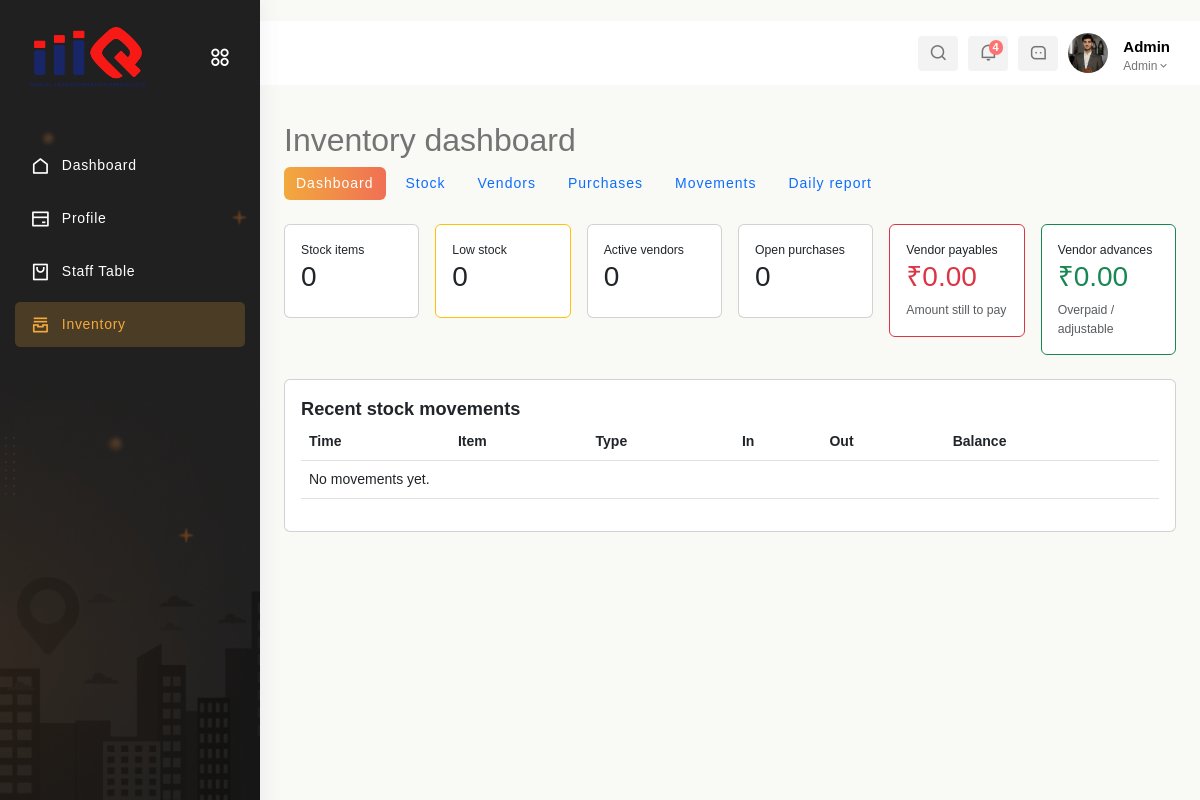
The app's page /inventory/ (signed in), older data.
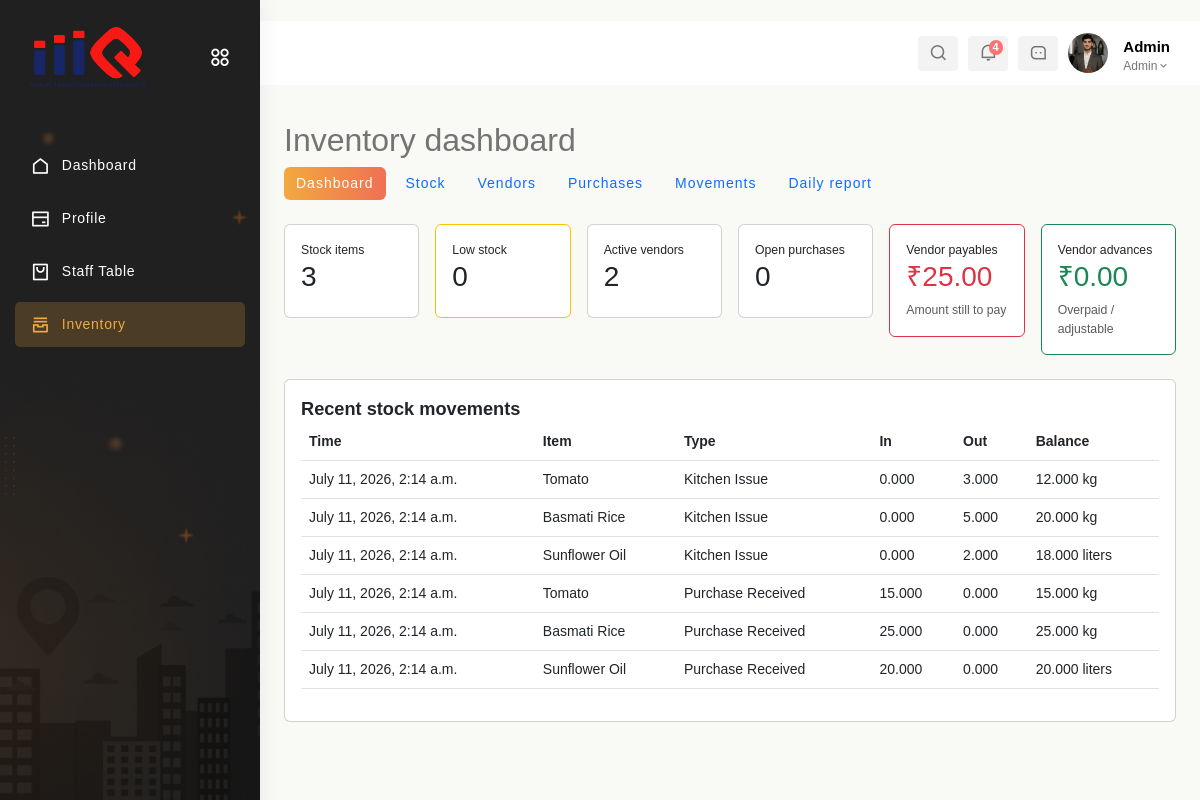
The same page, newer data.
### app1/models.py (models this page shows, shortened)
class Admin(models.Model):
    username = models.CharField(max_length=100)
    password = models.CharField(max_length=100)
    phone_number = models.BigIntegerField()
    email = models.EmailField()
    is_active = models.BooleanField(default=True)

### app2/models.py (models this page shows, shortened)
class StockMovement(models.Model):
    PURCHASE_RECEIVED = 'purchase_received'
    KITCHEN_ISSUE = 'kitchen_issue'
    WASTAGE = 'wastage'
    RETURN_VENDOR = 'return_vendor'
    ADJUSTMENT = 'adjustment'
    OPENING_STOCK = 'opening_stock'
    MOVEMENT_CHOICES = [
        (PURCHASE_RECEIVED, 'Purchase Received'), (KITCHEN_ISSUE, 'Kitchen Issue'),
        (WASTAGE, 'Wastage'), (RETURN_VENDOR, 'Return to Vendor'),
        (ADJUSTMENT, 'Stock Adjustment'), (OPENING_STOCK, 'Opening Stock'),
    ]
    inventory_item = models.ForeignKey(Inventory, on_delete=models.PROTECT, related_name='movements')
    vendor = models.ForeignKey(Vendor, on_delete=models.PROTECT, related_name='stock_returns', null=True, blank=True)
    purchase_order = models.ForeignKey(PurchaseOrder, on_delete=models.PROTECT, related_name='vendor_returns', null=True, blank=True)
    movement_at = models.DateTimeField(default=timezone.now, db_index=True)
    movement_type = models.CharField(max_length=30, choices=MOVEMENT_CHOICES)
    quantity_in = models.DecimalField(max_digits=12, decimal_places=3, default=0)
    quantity_out = models.DecimalField(max_digits=12, decimal_places=3, default=0)
    unit = models.CharField(max_length=50)
    reference_type = models.CharField(max_length=50, blank=True)
    reference_number = models.CharField(max_length=100, blank=True)
    purchase_cost_amount = models.DecimalField(max_digits=12, decimal_places=2, default=0)
    sale_value = models.DecimalField(max_digits=12, decimal_places=2, default=0)
    created_by = models.CharField(max_length=100, blank=True)
    notes = models.TextField(blank=True)
    balance_after = models.DecimalField(max_digits=12, decimal_places=3)
    class Meta:
        ordering = ['-movement_at', '-id']

class Inventory(models.Model):
    item_name = models.CharField(max_length=255, unique=True)
    quantity = models.DecimalField(max_digits=12, decimal_places=3, default=0, validators=[MinValueValidator(Decimal('0'))])
    min_quantity = models.DecimalField(max_digits=12, decimal_places=3, default=0, validators=[MinValueValidator(Decimal('0'))])
    unit = models.CharField(max_length=50, choices=INVENTORY_UNIT_CHOICES)
    last_updated = models.DateTimeField(auto_now=True)
    class Meta:
        ordering = ['item_name']

### app1/inventory_views.py (the view)
# urls.py: path('inventory/', inventory_views.inventory_dashboard, name='inventory_dashboard'),
def inventory_dashboard(request):
    auth, response = _guard(request, read_only=True)
    if response: return response
    user, kind = auth
    stock = Inventory.objects.all()
    vendors_for_accounts = Vendor.objects.prefetch_related('purchase_orders__items', 'purchase_orders__payments', 'stock_returns')
    vendor_positions = []
    for account_vendor in vendors_for_accounts:
        account_orders = [po for po in account_vendor.purchase_orders.all() if po.status != 'cancelled']
        gross = sum((po.total_amount for po in account_orders), Decimal('0'))
        returns = sum((movement.purchase_cost_amount for movement in account_vendor.stock_returns.all()), Decimal('0'))
        paid = sum((po.total_paid for po in account_orders), Decimal('0'))
        vendor_positions.append(gross - returns - paid)
    payables = sum((max(position, Decimal('0')) for position in vendor_positions), Decimal('0'))
    advances = sum((max(-position, Decimal('0')) for position in vendor_positions), Decimal('0'))
    return render(request, 'Inventory/dashboard.html', _context(user, kind,
        item_count=stock.count(), low_stock_count=stock.filter(quantity__lte=F('min_quantity')).count(),
        active_vendor_count=Vendor.objects.filter(is_active=True).count(), open_po_count=PurchaseOrder.objects.exclude(status__in=['received', 'cancelled']).count(),
        payables=payables, advances=advances,
        recent_movements=StockMovement.objects.select_related('inventory_item')[:8]))

### app1/inventory_views.py (called while the page is built)
def _access(request, read_only=False):
    user, user_type = get_logged_in_user(request)
    if not user:
        return None, None
    allowed = user_type == 'admin' or (user_type == 'staff' and user.role.lower() == 'inventory')
    if read_only and user_type == 'staff' and user.role.lower() == 'receptionist':
        allowed = True
    return (user, user_type) if allowed else (None, 'forbidden')

def _guard(request, read_only=False):
    user, kind = _access(request, read_only)
    if not user:
        messages.error(request, 'You do not have permission to access inventory.')
        return None, redirect('signin' if kind is None else 'staff_dashboard')
    return (user, kind), None

def _context(user, kind, **kwargs):
    return {'data': user, 'user_type': kind, 'base_template': 'Rest-Admin/base.html' if kind == 'admin' else 'Staff/base.html', **kwargs}

### app1/views.py (called while the page is built)
def get_logged_in_user(request):
    user_id = request.session.get('user_id')
    user_type = request.session.get('user_type')
    if not user_id or not user_type:
        return None, None
    try:
        if user_type == 'admin':
            return Admin.objects.get(id=user_id), 'admin'
        if user_type == 'staff':
            return Staff.objects.get(id=user_id), 'staff'
    except (Admin.DoesNotExist, Staff.DoesNotExist):
        return None, None
    return None, None

### app2/models.py (called while the page is built)
    @property
    def total_amount(self):
        return sum((item.line_total for item in self.items.all()), Decimal('0'))

    @property
    def total_paid(self):
        if not self.pk:
            return Decimal('0')
        return self.payments.aggregate(total=models.Sum('amount'))['total'] or Decimal('0')

    @property
    def line_total(self):
        return self.quantity_ordered * self.unit_cost

### templates/Inventory/dashboard.html
{% extends base_template %}{% block title %}Inventory Dashboard{% endblock %}
{% block content %}<div class="container-fluid py-4"><h2>Inventory dashboard</h2>{% include 'Inventory/_nav.html' %}
<div class="row g-3 mb-4">
<div class="col-md-4 col-xl-2"><div class="card p-3"><small>Stock items</small><h3>{{ item_count }}</h3></div></div>
<div class="col-md-4 col-xl-2"><div class="card p-3 border-warning"><small>Low stock</small><h3>{{ low_stock_count }}</h3></div></div>
<div class="col-md-4 col-xl-2"><div class="card p-3"><small>Active vendors</small><h3>{{ active_vendor_count }}</h3></div></div>
<div class="col-md-4 col-xl-2"><div class="card p-3"><small>Open purchases</small><h3>{{ open_po_count }}</h3></div></div>
<div class="col-md-4 col-xl-2"><div class="card p-3 border-danger"><small>Vendor payables</small><h3 class="text-danger">₹{{ payables|floatformat:2 }}</h3><span class="small text-muted">Amount still to pay</span></div></div>
<div class="col-md-4 col-xl-2"><div class="card p-3 border-success"><small>Vendor advances</small><h3 class="text-success">₹{{ advances|floatformat:2 }}</h3><span class="small text-muted">Overpaid / adjustable</span></div></div></div>
<div class="card p-3"><h5>Recent stock movements</h5><div class="table-responsive"><table class="table"><thead><tr><th>Time</th><th>Item</th><th>Type</th><th>In</th><th>Out</th><th>Balance</th></tr></thead><tbody>
{% for m in recent_movements %}<tr><td>{{ m.movement_at }}</td><td>{{ m.inventory_item.item_name }}</td><td>{{ m.get_movement_type_display }}</td><td>{{ m.quantity_in }}</td><td>{{ m.quantity_out }}</td><td>{{ m.balance_after }} {{ m.unit }}</td></tr>{% empty %}<tr><td colspan="6">No movements yet.</td></tr>{% endfor %}
</tbody></table></div></div></div>{% endblock %}

### templates/Rest-Admin/base.html (shortened to what this page needs)
{% load static %}
<!DOCTYPE html>
<html lang="en">
<head>
    <link href='https://unpkg.com/boxicons@2.1.4/css/boxicons.min.css' rel='stylesheet'>
    <link rel="stylesheet" href="https://cdnjs.cloudflare.com/ajax/libs/font-awesome/6.0.0/css/all.min.css">
    <link href="https://cdn.jsdelivr.net/npm/bootstrap@5.3.0/dist/css/bootstrap.min.css" rel="stylesheet">
    <link rel="stylesheet" type="text/css" href="https://cdn.datatables.net/1.11.5/css/jquery.dataTables.min.css">
    <link href="https://cdn.jsdelivr.net/npm/remixicon/fonts/remixicon.css" rel="stylesheet">
    <link rel="stylesheet" href="https://unpkg.com/swiper/swiper-bundle.min.css">
    <link rel="stylesheet" href="https://cdn.jsdelivr.net/npm/bootstrap@5.3.0-alpha3/dist/css/bootstrap.min.css">
    <link rel="stylesheet" href="https://cdnjs.cloudflare.com/ajax/libs/font-awesome/6.0.0-beta3/css/all.min.css">
    <link href="https://cdn.jsdelivr.net/npm/remixicon/fonts/remixicon.css" rel="stylesheet">
    <link href="https://cdn.jsdelivr.net/npm/bootstrap@5.3.0/dist/css/bootstrap.min.css" rel="stylesheet">
    <link rel="stylesheet" href="{% static 'app1/css/homepage3.css' %}">
</head>
<body>
    <section id="sidebar" class="toggle_hide">
        <div class="logo-wrapper logo-wrapper-center">
            <a href="#" data-bs-original-title="" title="">
                <img class="img-fluid for-white" src="{% static 'images/c-logo.png' %}" alt="logo">
            </a>
            <div class="toggle-sidebar">
                <i class="ri-apps-2-line status_toggle middle sidebar-toggle"></i>
            </div>
        </div>
        <div class="sidebar-main">
            <div id="sidebar-menu">
                <ul class="sidebar-links" id="simple-bar">
                    <li class="sidebar-list">
                        <a class="sidebar-link sidebar-title link-nav" href="{% url 'Admin_Dashboard' %}">
                            <i class="ri-home-line"></i>
                            <span>Dashboard</span>
                        </a>
                    </li>
                    <li class="sidebar-list">
                        <a class="sidebar-link sidebar-title link-nav" href="{% url 'update_restaurant' %}">
                            <i class="ri-bank-card-line"></i>
                            <span>Profile</span>
                        </a>
                    </li>
                    <li class="sidebar-list">
                        <a class="sidebar-link sidebar-title link-nav" href="{% url 'add_staff' %}">
                            <i class="ri-shopping-bag-2-line"></i>
                            <span>Staff Table</span>
                        </a>
                    </li>
                    <li class="sidebar-list">
                        <a class="sidebar-link sidebar-title link-nav" href="{% url 'inventory_dashboard' %}">
                            <i class="ri-archive-stack-line"></i><span>Inventory</span>
                        </a>
                    </li>
                </ul>
            </div>
        </div>
    </section>
    <section id="content">
        <nav>
            <div class="nav-right col-xl-6 col-5 pull-right right-header p-0">
                <ul class="nav-menus">
                    <li class="search-icon">
                        <span class="header-search">
                            <i class="ri-search-line"></i>
                        </span>
                    </li>
                    <li class="onhover-dropdown">
                        <div class="notification-box">
                            <i class="ri-notification-line"></i>
                            <span class="badge rounded-pill badge-theme">4</span>
                        </div>
                    </li>
                    <li class="onhover-dropdown">
                        <div class="messages-box">
                            <i class="ri-message-3-line"></i>
                        </div>
                    </li>
                    <li class="profile-nav onhover-dropdown pe-0 me-0">
                        <div class="media profile-media">
                            <img class="user-profile rounded-circle" src="{% static 'images/1.jpg' %}" alt="">
                            <div class="media-body">
                                <span>{{data.username}}</span>
                                <p class="mb-0 font-roboto">Admin<i class="middle ri-arrow-down-s-line"></i></p>
                            </div>
                        </div>
                    </li>
                </ul>
            </div>
        </nav>
        <main>
            {% block content %}
            {% endblock %}
        </main>
    </section>
</body>
</html>

### templates/Inventory/_nav.html (shortened to what this page needs)
{% with current=request.resolver_match.url_name %}
<div class="inventory-section-nav d-flex flex-wrap gap-2 mb-4" aria-label="Inventory sections">
  <a class="btn {% if current == 'inventory_dashboard' %}btn-primary active{% else %}btn-outline-primary{% endif %}" href="{% url 'inventory_dashboard' %}" {% if current == 'inventory_dashboard' %}aria-current="page"{% endif %}>Dashboard</a>
  <a class="btn {% if current == 'inventory_list' or current == 'inventory_add' or current == 'inventory_edit' or current == 'inventory_delete' %}btn-primary active{% else %}btn-outline-primary{% endif %}" href="{% url 'inventory_list' %}" >Stock</a>
  {% if user_type == 'admin' or data.role|lower == 'inventory' %}
  <a class="btn {% if current == 'vendor_list' or current == 'vendor_add' or current == 'vendor_edit' or current == 'vendor_delete' or current == 'vendor_ledger' %}btn-primary active{% else %}btn-outline-primary{% endif %}" href="{% url 'vendor_list' %}" >Vendors</a>
  <a class="btn {% if current == 'purchase_order_list' or current == 'purchase_order_add' or current == 'purchase_order_detail' or current == 'purchase_order_edit' or current == 'purchase_order_item_edit' or current == 'purchase_order_receive' or current == 'purchase_payment_add' %}btn-primary active{% else %}btn-outline-primary{% endif %}" href="{% url 'purchase_order_list' %}" >Purchases</a>
  <a class="btn {% if current == 'movement_list' or current == 'movement_add' or current == 'movement_add_for_item' %}btn-primary active{% else %}btn-outline-primary{% endif %}" href="{% url 'movement_list' %}" >Movements</a>
  <a class="btn {% if current == 'daily_inventory_report' %}btn-primary active{% else %}btn-outline-primary{% endif %}" href="{% url 'daily_inventory_report' %}" {% if current == 'daily_inventory_report' %}aria-current="page"{% endif %}>Daily report</a>
  {% endif %}
</div>
{% endwith %}

### templates/Rest-Admin/base.html (style rules this page uses)
.media-body span { font-weight: 600; font-size: 15px; color: black; }
.sidebar-link.active { background-color: #ff5e00; color: white !important; border-radius: 8px; }
.sidebar-list.active-parent .sidebar-link { font-weight: bold; }

Row changes from the older to the newer data that the page shows:
added StockMovement: movement_at "July 11, 2026, 2:14 a.m.", inventory_item.item_name "Tomato", movement_type "Kitchen Issue", quantity_in "0.000", quantity_out "3.000", balance_after "12.000", unit "kg"
added StockMovement: movement_at "July 11, 2026, 2:14 a.m.", inventory_item.item_name "Basmati Rice", movement_type "Kitchen Issue", quantity_in "0.000", quantity_out "5.000", balance_after "20.000", unit "kg"
added StockMovement: movement_at "July 11, 2026, 2:14 a.m.", inventory_item.item_name "Sunflower Oil", movement_type "Kitchen Issue", quantity_in "0.000", quantity_out "2.000", balance_after "18.000", unit "liters"
added StockMovement: movement_at "July 11, 2026, 2:14 a.m.", inventory_item.item_name "Tomato", movement_type "Purchase Received", quantity_in "15.000", quantity_out "0.000", balance_after "15.000", unit "kg"
added StockMovement: movement_at "July 11, 2026, 2:14 a.m.", inventory_item.item_name "Basmati Rice", movement_type "Purchase Received", quantity_in "25.000", quantity_out "0.000", balance_after "25.000", unit "kg"
added StockMovement: movement_at "July 11, 2026, 2:14 a.m.", inventory_item.item_name "Sunflower Oil", movement_type "Purchase Received", quantity_in "20.000", quantity_out "0.000", balance_after "20.000", unit "liters"
Text that changed along with them:
{{ item_count }}: "0" → "3"
{{ active_vendor_count }}: "0" → "2"
{{ payables|floatformat:2 }}: "0.00" → "25.00"
text no longer shown: "No movements yet."
